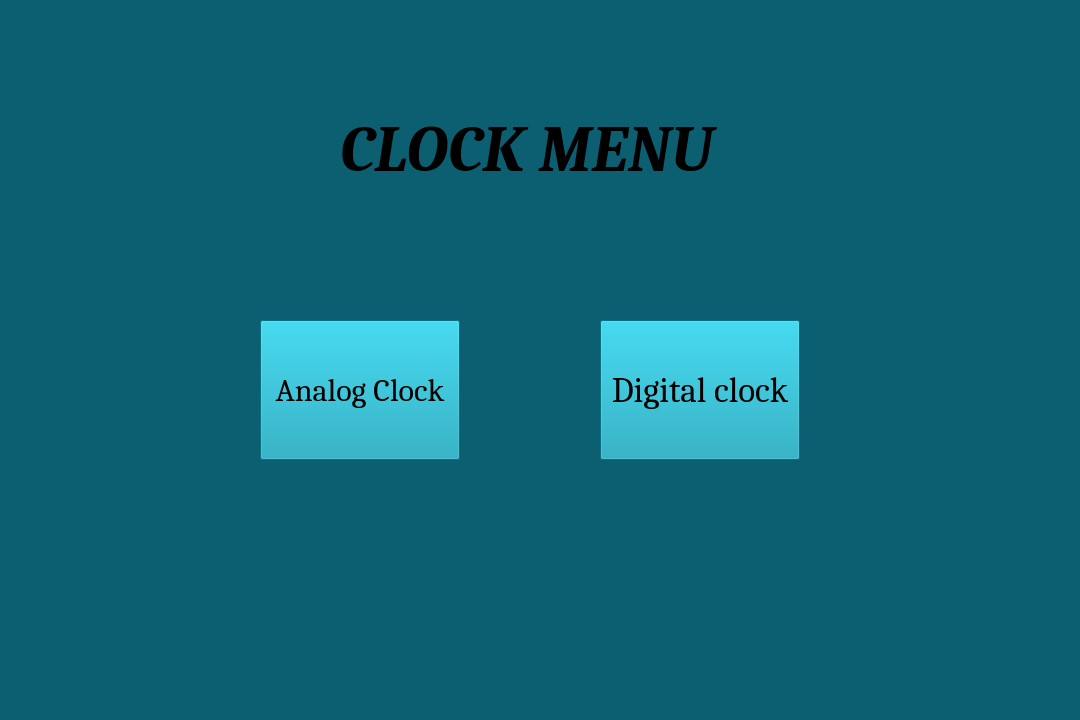
<?xml version="1.0" encoding="UTF-8"?>
<ui version="4.0">
 <class>MainMenu</class>
 <widget class="QWidget" name="MainMenu">
  <property name="geometry">
   <rect>
    <x>0</x>
    <y>0</y>
    <width>1080</width>
    <height>720</height>
   </rect>
  </property>
  <property name="windowTitle">
   <string>Form</string>
  </property>
  <property name="autoFillBackground">
   <bool>false</bool>
  </property>
  <property name="styleSheet">
   <string notr="true">QWidget{
	background-color: rgb(12, 95, 112);
}</string>
  </property>
  <widget class="QPushButton" name="button_analog">
   <property name="geometry">
    <rect>
     <x>260</x>
     <y>320</y>
     <width>200</width>
     <height>140</height>
    </rect>
   </property>
   <property name="font">
    <font>
     <family>Cambria</family>
     <pointsize>24</pointsize>
     <weight>50</weight>
     <italic>false</italic>
     <bold>false</bold>
    </font>
   </property>
   <property name="cursor">
    <cursorShape>PointingHandCursor</cursorShape>
   </property>
   <property name="styleSheet">
    <string notr="true">QPushButton{
	background-color: rgb(11, 159, 182);
}</string>
   </property>
   <property name="text">
    <string>Analog Clock</string>
   </property>
  </widget>
  <widget class="QLabel" name="label_clock_menu">
   <property name="geometry">
    <rect>
     <x>340</x>
     <y>100</y>
     <width>391</width>
     <height>100</height>
    </rect>
   </property>
   <property name="font">
    <font>
     <family>Cambria</family>
     <pointsize>48</pointsize>
     <weight>75</weight>
     <italic>true</italic>
     <bold>true</bold>
    </font>
   </property>
   <property name="text">
    <string>CLOCK MENU</string>
   </property>
   <property name="textFormat">
    <enum>Qt::AutoText</enum>
   </property>
  </widget>
  <widget class="QPushButton" name="button_digital">
   <property name="geometry">
    <rect>
     <x>600</x>
     <y>320</y>
     <width>200</width>
     <height>140</height>
    </rect>
   </property>
   <property name="font">
    <font>
     <family>Cambria</family>
     <pointsize>26</pointsize>
     <weight>50</weight>
     <italic>false</italic>
     <bold>false</bold>
    </font>
   </property>
   <property name="cursor">
    <cursorShape>PointingHandCursor</cursorShape>
   </property>
   <property name="focusPolicy">
    <enum>Qt::StrongFocus</enum>
   </property>
   <property name="styleSheet">
    <string notr="true">QPushButton{
	background-color: rgb(11, 159, 182);
}</string>
   </property>
   <property name="text">
    <string>Digital clock</string>
   </property>
  </widget>
 </widget>
 <resources/>
 <connections/>
</ui>
